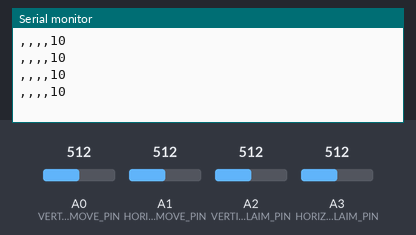
Recording of a sketch running on a simulated Arduino Uno, built with avr-gcc and run on an emulated ATmega328P. Parts: the last lines printed to the serial monitor. The test bench sets the inputs (shaded band); at power-on: A0 (VERTICALMOVE_PIN) = 512, A1 (HORIZONTALMOVE_PIN) = 512, A2 (VERTICALAIM_PIN) = 512, A3 (HORIZONTALAIM_PIN) = 512.

Above: at 1.2 s.
1.3 s: A0 (VERTICALMOVE_PIN) set to 604
2.8 s: A0 (VERTICALMOVE_PIN) set to 625
At 3.22 s:
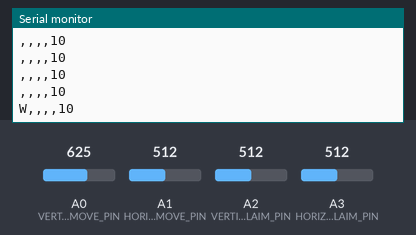
5.1 s: A1 (HORIZONTALMOVE_PIN) set to 605
At 5.33 s:
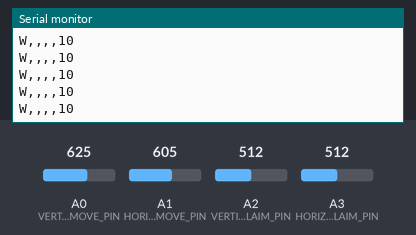
6.6 s: A1 (HORIZONTALMOVE_PIN) set to 631
At 6.83 s:
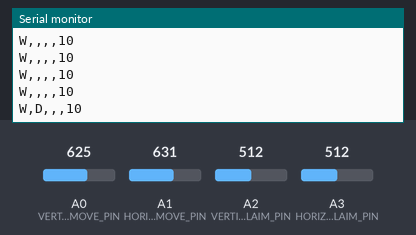
8.7 s: A2 (VERTICALAIM_PIN) set to 599
At 8.94 s:
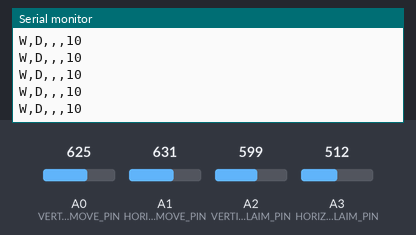
10.2 s: A2 (VERTICALAIM_PIN) set to 629
At 10.44 s:
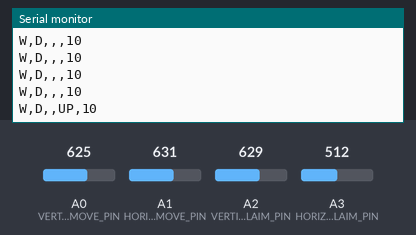

The sketch:

Joystick_GUI_Remote_Controller.ino
```cpp
const int VERTICALMOVE_PIN = A0;    // 수직 이동 핀
const int HORIZONTALMOVE_PIN = A1;  // 수평 이동 핀
const int VERTICALAIM_PIN = A2;     // 수직 에임 핀
const int HORIZONTALAIM_PIN = A3;   // 수평 에임 핀

const String MOVE_KEYS[] = { "W", "S", "D", "A" };
const String AIM_KEYS[] = { "UP", "DOWN", "RIGHT", "LEFT" };
int AIM_SENSITIVITY = 10;

void setup() {
  pinMode(VERTICALMOVE_PIN, INPUT);    // 수직 이동
  pinMode(HORIZONTALMOVE_PIN, INPUT);  // 수평 이동
  pinMode(VERTICALAIM_PIN, INPUT);     // 수직 에임
  pinMode(HORIZONTALAIM_PIN, INPUT);   // 수평 에임

  Serial.begin(115200UL);
}

void loop() {
  String moveDirectionVertical = "";
  String moveDirectionHorizontal = "";
  String aimOffsetX = "";
  String aimOffsetY = "";

  int vmove = map(analogRead(VERTICALMOVE_PIN), 0, 1023, 0, 100);
  int hmove = map(analogRead(HORIZONTALMOVE_PIN), 0, 1023, 0, 100);
  int vaim = map(analogRead(VERTICALAIM_PIN), 0, 1023, 0, 100);
  int haim = map(analogRead(HORIZONTALAIM_PIN), 0, 1023, 0, 100);

  /*Serial.println(vmove+ hmove+ vaim+ haim);
  Serial.print("vmove: "+String(vmove)+",");
  Serial.print("hmove: "+String(hmove)+",");
  Serial.print("vaim"+String(vaim)+",");
  Serial.println("haim"+String(haim));*/


  if (Serial.available()) {
    String str_command = Serial.readString();  // AIM_SENSITIVITY의 새로운 값
    str_command.trim();                        // \n 삭제
    if (str_command.toInt() > 0 || str_command.toInt() < 101)
      AIM_SENSITIVITY = str_command.toInt();
  }

  if (vmove > 59) {
    moveDirectionVertical += MOVE_KEYS[0];  // W
  } else if (vmove < 41) {
    moveDirectionVertical += MOVE_KEYS[1];  // S
  }

  if (hmove > 59) {
    moveDirectionHorizontal += MOVE_KEYS[2];  // D
  } else if (hmove < 41) {
    moveDirectionHorizontal += MOVE_KEYS[3];  // A
  }

  if (vaim > 59) {
    aimOffsetY += AIM_KEYS[0]; // UP
  } else if (vaim < 41) {
    aimOffsetY += AIM_KEYS[1]; // DOWN
  }

  if (haim > 59) {
    aimOffsetX += AIM_KEYS[2]; // RIGHT
  } else if (haim < 41) {
    aimOffsetX += AIM_KEYS[3]; // LEFT
  }

  Serial.println(moveDirectionVertical + "," + moveDirectionHorizontal + "," + aimOffsetX + "," + aimOffsetY + "," + String(AIM_SENSITIVITY));
  delay(300UL);
}
```

Measured:
- the behaviour switches between 613 and 614 on A0 (VERTICALMOVE_PIN) (found by bisection; images 0 and 1)
- the behaviour switches between 613 and 614 on A1 (HORIZONTALMOVE_PIN) (found by bisection; images 2 and 3)
- the behaviour switches between 613 and 614 on A2 (VERTICALAIM_PIN) (found by bisection; images 4 and 5)
- after the input at 2.8 s, the serial monitor: prints a new line after 0.21 s (image 1)
- after the input at 6.6 s, the serial monitor: prints a new line at once (image 3)
- after the input at 10.2 s, the serial monitor: prints a new line at once (image 5)
